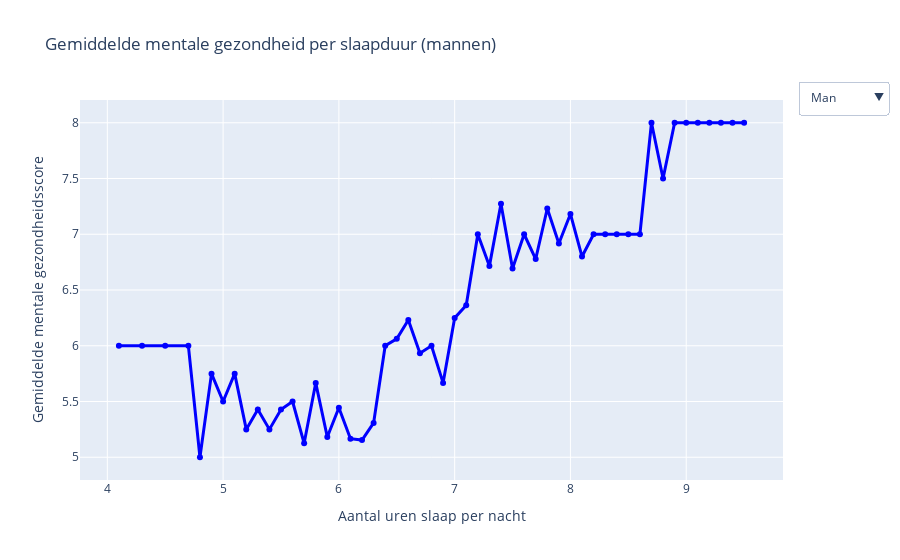

Notebook code for this chart:
### Markdown cell above
> *Figure 8: Verschil per geslacht over mentale gezondheid en slaapuren.*

### Code cell
import pandas as pd
import numpy as np
import plotly.graph_objects as go
import os
import kagglehub
from plotly.offline import init_notebook_mode
init_notebook_mode(connected=True)

# Dataset ophalen
path = kagglehub.dataset_download("adilshamim8/social-media-addiction-vs-relationships")
csv_path = os.path.join(path, "Students Social Media Addiction.csv")
df = pd.read_csv(csv_path)

# Filter op leeftijd en geldige waarden
df_filtered = df[(df['Age'] >= 18) & (df['Age'] <= 25)]
df_filtered = df_filtered.dropna(subset=["Mental_Health_Score", "Sleep_Hours_Per_Night", "Gender"])

# Kleuren
colors = {"Male": "blue", "Female": "deeppink", "All": "green"}

# Functie om groepsgemiddelde lijntrace te maken
def get_line_trace(gender=None):
    if gender:
        d = df_filtered[df_filtered["Gender"] == gender]
        label = gender
    else:
        d = df_filtered
        label = "All"

    df_avg = d.groupby("Sleep_Hours_Per_Night")["Mental_Health_Score"].mean().reset_index()

    return go.Scatter(
        x=df_avg["Sleep_Hours_Per_Night"],
        y=df_avg["Mental_Health_Score"],
        mode='lines+markers',
        name=label,
        line=dict(color=colors[label], width=3),
        visible=True if label == "Male" else False  # standaard alleen Male tonen
    )

# Genereer traces
male_line = get_line_trace("Male")
female_line = get_line_trace("Female")
all_line = get_line_trace(None)

# Dropdown-menu (aangepast en actief)
buttons = [
    dict(label="Man",
         method="update",
         args=[{"visible": [True, False, False]},
               {"title": "Gemiddelde mentale gezondheid per slaapduur (mannen)"}]),
    dict(label="Vrouw",
         method="update",
         args=[{"visible": [False, True, False]},
               {"title": "Gemiddelde mentale gezondheid per slaapduur (vrouwen)"}]),
    dict(label="Iedereen",
         method="update",
         args=[{"visible": [False, False, True]},
               {"title": "Gemiddelde mentale gezondheid per slaapduur (alle studenten)"}]),
    dict(label="Allemaal",
         method="update",
         args=[{"visible": [True, True, True]},
               {"title": "Gemiddelde mentale gezondheid per slaapduur (alle groepen)"}])
]

# Plot figuur
fig = go.Figure(data=[male_line, female_line, all_line])

fig.update_layout(
    title="Gemiddelde mentale gezondheid per slaapduur (mannen)",
    xaxis_title="Aantal uren slaap per nacht",
    yaxis_title="Gemiddelde mentale gezondheidsscore",
    updatemenus=[dict(
        active=0,
        buttons=buttons,
        direction="down",
        showactive=True,
        x=1.15,
        y=1.05
    )]
)

fig.show()

### Figure 1 — Plotly figure (JSON) as saved in the notebook; plotly's stock layout.template omitted (floating-point values rounded to 4 significant figures)
{"data": [{"line": {"color": "blue", "width": 3}, "mode": "lines+markers", "name": "Male", "type": "scatter", "visible": true, "x": [4.1, 4.3, 4.5, 4.7, 4.8, 4.9, 5.0, 5.1, 5.2, 5.3, 5.4, 5.5, 5.6, 5.7, 5.8, 5.9, 6.0, 6.1, 6.2, 6.3, 6.4, 6.5, 6.6, 6.7, 6.8, 6.9, 7.0, 7.1, 7.2, 7.3, 7.4, 7.5, 7.6, 7.7, 7.8, 7.9, 8.0, 8.1, 8.2, 8.3, 8.4, 8.5, 8.6, 8.7, 8.8, 8.9, 9.0, 9.1, 9.2, 9.3, 9.4, 9.5], "y": [6.0, 6.0, 6.0, 6.0, 5.0, 5.75, 5.5, 5.75, 5.25, 5.429, 5.25, 5.429, 5.5, 5.125, 5.667, 5.182, 5.444, 5.167, 5.154, 5.308, 6.0, 6.062, 6.231, 5.933, 6.0, 5.667, 6.25, 6.364, 7.0, 6.714, 7.273, 6.692, 7.0, 6.778, 7.231, 6.917, 7.182, 6.8, 7.0, 7.0, 7.0, 7.0, 7.0, 8.0, 7.5, 8.0, 8.0, 8.0, 8.0, 8.0, 8.0, 8.0]}, {"line": {"color": "deeppink", "width": 3}, "mode": "lines+markers", "name": "Female", "type": "scatter", "visible": false, "x": [3.8, 3.9, 4.0, 4.1, 4.2, 4.3, 4.4, 4.5, 4.6, 4.7, 4.8, 4.9, 5.0, 5.1, 5.2, 5.3, 5.4, 5.5, 5.6, 5.7, 5.8, 5.9, 6.0, 6.1, 6.2, 6.3, 6.4, 6.5, 6.6, 6.7, 6.8, 6.9, 7.0, 7.1, 7.2, 7.3, 7.4, 7.5, 7.6, 7.7, 7.8, 7.9, 8.0, 8.1, 8.2, 8.3, 8.4, 8.5, 8.6, 8.7, 8.8, 8.9, 9.0, 9.1, 9.2, 9.3, 9.4, 9.5, 9.6], "y": [5.0, 5.0, 5.0, 5.0, 5.5, 5.0, 5.5, 4.5, 5.667, 5.0, 5.667, 5.0, 5.2, 4.667, 5.0, 4.75, 5.1, 4.875, 5.286, 5.3, 5.235, 5.2, 5.111, 5.167, 5.0, 5.167, 5.182, 5.857, 5.714, 6.0, 5.909, 6.0, 6.4, 7.0, 6.643, 7.071, 6.667, 7.167, 6.75, 6.833, 6.857, 7.143, 7.0, 7.167, 7.429, 7.286, 7.429, 7.5, 7.667, 7.5, 7.75, 7.5, 7.5, 7.5, 7.5, 8.0, 8.0, 8.0, 8.0]}, {"line": {"color": "green", "width": 3}, "mode": "lines+markers", "name": "All", "type": "scatter", "visible": false, "x": [3.8, 3.9, 4.0, 4.1, 4.2, 4.3, 4.4, 4.5, 4.6, 4.7, 4.8, 4.9, 5.0, 5.1, 5.2, 5.3, 5.4, 5.5, 5.6, 5.7, 5.8, 5.9, 6.0, 6.1, 6.2, 6.3, 6.4, 6.5, 6.6, 6.7, 6.8, 6.9, 7.0, 7.1, 7.2, 7.3, 7.4, 7.5, 7.6, 7.7, 7.8, 7.9, 8.0, 8.1, 8.2, 8.3, 8.4, 8.5, 8.6, 8.7, 8.8, 8.9, 9.0, 9.1, 9.2, 9.3, 9.4, 9.5, 9.6], "y": [5.0, 5.0, 5.0, 5.5, 5.5, 5.5, 5.5, 5.0, 5.667, 5.667, 5.5, 5.6, 5.286, 5.286, 5.077, 5.182, 5.143, 5.133, 5.333, 5.222, 5.348, 5.19, 5.278, 5.167, 5.1, 5.263, 5.471, 6.0, 6.05, 5.96, 5.958, 5.786, 6.333, 6.65, 6.821, 6.893, 6.923, 6.92, 6.875, 6.8, 7.1, 7.0, 7.111, 6.938, 7.2, 7.133, 7.214, 7.3, 7.444, 7.571, 7.667, 7.6, 7.667, 7.667, 7.667, 8.0, 8.0, 8.0, 8.0]}], "layout": {"title": {"text": "Gemiddelde mentale gezondheid per slaapduur (mannen)"}, "updatemenus": [{"active": 0, "buttons": [{"args": [{"visible": [true, false, false]}, {"title": "Gemiddelde mentale gezondheid per slaapduur (mannen)"}], "label": "Man", "method": "update"}, {"args": [{"visible": [false, true, false]}, {"title": "Gemiddelde mentale gezondheid per slaapduur (vrouwen)"}], "label": "Vrouw", "method": "update"}, {"args": [{"visible": [false, false, true]}, {"title": "Gemiddelde mentale gezondheid per slaapduur (alle studenten)"}], "label": "Iedereen", "method": "update"}, {"args": [{"visible": [true, true, true]}, {"title": "Gemiddelde mentale gezondheid per slaapduur (alle groepen)"}], "label": "Allemaal", "method": "update"}], "direction": "down", "showactive": true, "x": 1.15, "y": 1.05}], "xaxis": {"title": {"text": "Aantal uren slaap per nacht"}}, "yaxis": {"title": {"text": "Gemiddelde mentale gezondheidsscore"}}}}
